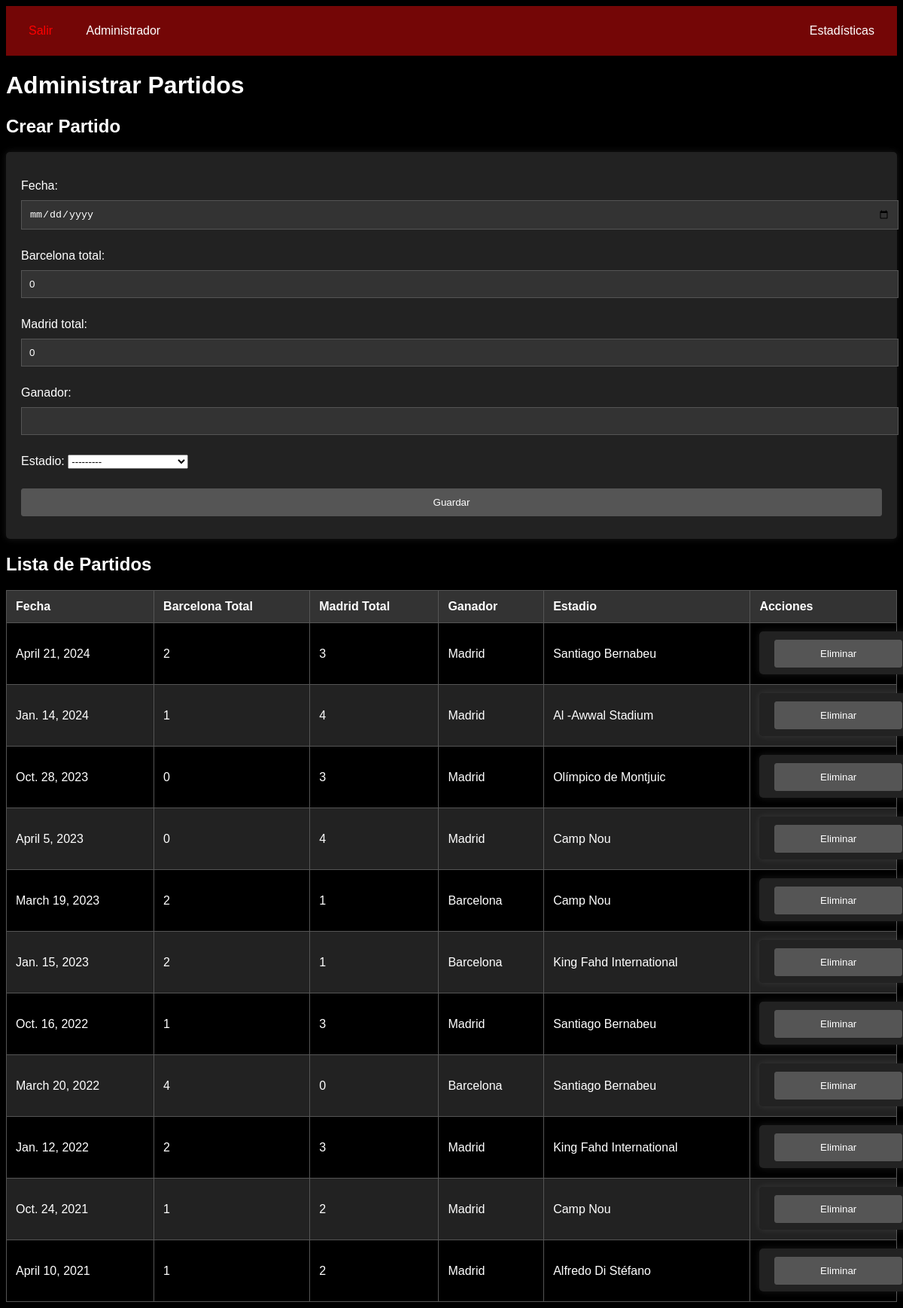
Screenshot of /adminPartidos/ (signed in) with the database file from the repository.
### log/models.py (models this page shows, shortened)
class Partidos(models.Model):
    fecha = models.DateField()
    barcelona_total = models.IntegerField(default=0)
    madrid_total = models.IntegerField(default=0)
    ganador = models.CharField(max_length=50,null=True,blank=True)
    estadio = models.ForeignKey(Estadio, on_delete=models.PROTECT)

class Estadio(models.Model):
    nombre = models.CharField(max_length=50)
    pais = models.CharField(max_length=50)
    def __str__(self):
        return self.nombre

### log/views.py (the view)
# urls.py: path('adminPartidos/', views.adminPartidos, name='adminPartidos'),
@login_required
def adminPartidos(request):
    if request.method == 'POST':
        if 'id' in request.POST and 'action' in request.POST and request.POST['action'] == 'delete':
            partido = get_object_or_404(Partidos, pk=request.POST['id'])
            partido.delete()
            return redirect('adminPartidos')
        else:
            form = PartidosForm(request.POST)
            if form.is_valid():
                form.save()
                return redirect('adminPartidos')
    else:
        form = PartidosForm()
    partidos = Partidos.objects.all()
    context = {'form': form, 'partidos': partidos}
    return render(request, 'log/adminPartidos.html', context)

### log/forms.py
class PartidosForm(ModelForm):
    fecha = DateField(widget=DateInput(attrs={'type': 'date'}))
    class Meta:
        model = Partidos
        fields = ['fecha', 'barcelona_total', 'madrid_total', 'ganador', 'estadio']

### log/templates/log/adminPartidos.html (shortened to what this page needs)
{% extends 'log/base.html' %}
{% load static %}
{% block head %}
<link rel="stylesheet" href="{% static 'log/styles/adminJugadores.css' %}">
{% endblock %}
{% block main %}
    <h1>Administrar Partidos</h1>
    <h2>Crear Partido</h2>
    <form action="{% url 'crear_partido' %}" method="post">
        {{ form.as_p }}
        <button type="submit">Guardar</button>
    </form>
    <h2>Lista de Partidos</h2>
    <table>
        <thead>
            <tr>
                <th>Fecha</th>
                <th>Barcelona Total</th>
                <th>Madrid Total</th>
                <th>Ganador</th>
                <th>Estadio</th>
                <th>Acciones</th>
            </tr>
        </thead>
        <tbody>
            {% for partido in partidos %}
                <tr>
                    <td>{{ partido.fecha }}</td>
                    <td>{{ partido.barcelona_total }}</td>
                    <td>{{ partido.madrid_total }}</td>
                    <td>{{ partido.ganador }}</td>
                    <td>{{ partido.estadio.nombre }}</td>
                    <td>
                        <form action="{% url 'eliminar_partido' partido.id %}" method="post" style="display: inline;">
                            <button type="submit">Eliminar</button>
                        </form>
                    </td>
                </tr>
            {% endfor %}
        </tbody>
    </table>
{% endblock %}

### log/static/log/styles/base.css (style rules this page uses)
body { background-color: black; color: white; }

### log/static/log/styles/adminJugadores.css (style rules this page uses)
body { font-family: Arial, sans-serif; margin: 50; padding: 0; background-color: #000; color: #fff; }
h1, h2 { color: #fff; }
form { background-color: #222; padding: 20px; border-radius: 5px; box-shadow: 0 0 10px rgba(255, 255, 255, 0.1); }
form input, form button { width: 100%; padding: 10px; margin: 10px 0; border: 1px solid #555; background-color: #333; color: #fff; }
form button { background-color: #555; cursor: pointer; }
table { width: 100%; border-collapse: collapse; margin-top: 20px; }
table, th, td { border: 1px solid #555; }
th, td { padding: 12px; text-align: left; color: #fff; }
th { background-color: #333; }
tr:nth-child(even) { background-color: #222; }
button { padding: 10px 20px; margin: 5px; border: none; border-radius: 3px; background-color: #555; color: #fff; cursor: pointer; }

### rows the page displays
Partidos: fecha "April 21, 2024", barcelona_total "2", madrid_total "3", ganador "Madrid", estadio.nombre "Santiago Bernabeu"
Partidos: fecha "Jan. 14, 2024", barcelona_total "1", madrid_total "4", ganador "Madrid", estadio.nombre "Al -Awwal Stadium"
Partidos: fecha "Oct. 28, 2023", barcelona_total "0", madrid_total "3", ganador "Madrid", estadio.nombre "Olímpico de Montjuic"
Partidos: fecha "April 5, 2023", barcelona_total "0", madrid_total "4", ganador "Madrid", estadio.nombre "Camp Nou"
Partidos: fecha "March 19, 2023", barcelona_total "2", madrid_total "1", ganador "Barcelona", estadio.nombre "Camp Nou"
Partidos: fecha "Jan. 15, 2023", barcelona_total "2", madrid_total "1", ganador "Barcelona", estadio.nombre "King Fahd International"
Partidos: fecha "Oct. 16, 2022", barcelona_total "1", madrid_total "3", ganador "Madrid", estadio.nombre "Santiago Bernabeu"
Partidos: fecha "March 20, 2022", barcelona_total "4", madrid_total "0", ganador "Barcelona", estadio.nombre "Santiago Bernabeu"
Partidos: fecha "Jan. 12, 2022", barcelona_total "2", madrid_total "3", ganador "Madrid", estadio.nombre "King Fahd International"
Partidos: fecha "Oct. 24, 2021", barcelona_total "1", madrid_total "2", ganador "Madrid", estadio.nombre "Camp Nou"
Partidos: fecha "April 10, 2021", barcelona_total "1", madrid_total "2", ganador "Madrid", estadio.nombre "Alfredo Di Stéfano"
